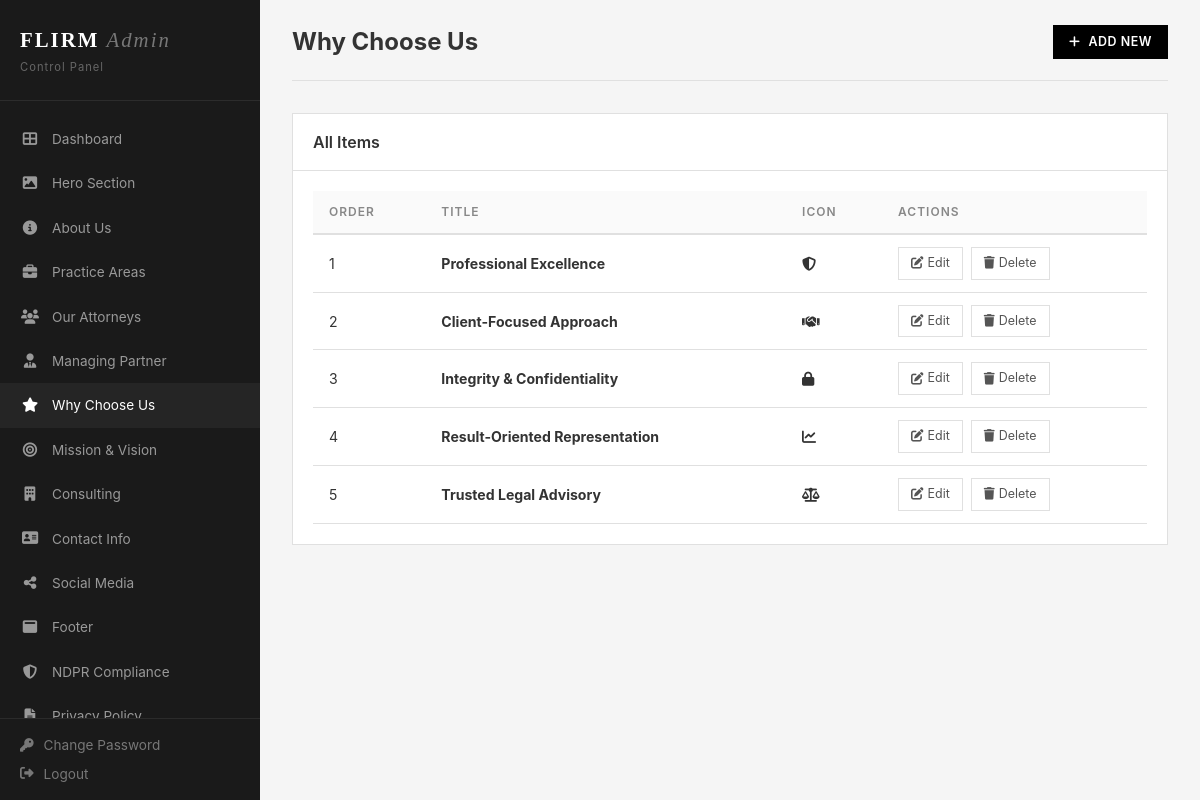
/admin/why-choose.php (signed in), run on the app's committed database.
### tables this page shows
CREATE TABLE why_choose_us (
    id INT PRIMARY KEY AUTO_INCREMENT,
    title VARCHAR(255) NOT NULL,
    description TEXT,
    icon_class VARCHAR(100) DEFAULT 'fa-star',
    display_order INT DEFAULT 0,
    is_active TINYINT(1) DEFAULT 1,
    created_at TIMESTAMP DEFAULT CURRENT_TIMESTAMP
);

### includes/db.php (called while the page is built, shortened)
<?php
class Database {
    private static $instance = null;
    private $conn;
    private function __construct() {
        try {
            $this->conn = new mysqli(DB_HOST, DB_USER, DB_PASS, DB_NAME);
            $this->conn->set_charset('utf8mb4');
        } catch (Throwable $e) {
            http_response_code(500);
            die('Database connection failed: ' . htmlspecialchars($e->getMessage()));
        }
    }
    public static function getInstance() {
        if (self::$instance === null) {
            self::$instance = new self();
        }
        return self::$instance;
    }
    public function query($sql) {
        return $this->conn->query($sql);
    }
    public function fetchAll($sql) {
        $result = $this->query($sql);
        $data = [];
        if ($result && $result->num_rows > 0) {
            while ($row = $result->fetch_assoc()) {
                $data[] = $row;
            }
        }
        return $data;
    }
}

### admin/why-choose.php (the view, shortened to what this page needs)
<?php require_once 'header.php'; ?>
<?php
$db = Database::getInstance();
$items = $db->fetchAll("SELECT * FROM why_choose_us ORDER BY display_order ASC");
?>
<div class="admin-header">
    <h1>Why Choose Us</h1>
    <a href="?action=add" class="btn btn-black btn-sm"><i class="fas fa-plus"></i> Add New</a>
</div>
<div class="card">
    <div class="card-header"><h3>All Items</h3></div>
    <div class="card-body">
        <?php if (empty($items)): ?>
        <p style="color:#888; text-align:center; padding:20px;">No items added yet.</p>
        <?php else: ?>
        <div class="table-wrap">
            <table>
                <thead><tr><th>Order</th><th>Title</th><th>Icon</th><th>Actions</th></tr></thead>
                <tbody>
                    <?php foreach ($items as $item): ?>
                    <tr>
                        <td><?= $item['display_order'] ?></td>
                        <td><strong><?= htmlspecialchars($item['title']) ?></strong></td>
                        <td><i class="fas <?= htmlspecialchars($item['icon_class']) ?>"></i></td>
                        <td>
                            <div class="actions">
                                <a href="?action=add&id=<?= $item['id'] ?>"><i class="fas fa-edit"></i> Edit</a>
                                <a href="?action=delete&id=<?= $item['id'] ?>" class="delete" onclick="return confirm('Delete this item?')"><i class="fas fa-trash"></i> Delete</a>
                            </div>
                        </td>
                    </tr>
                    <?php endforeach; ?>
                </tbody>
            </table>
        </div>
        <?php endif; ?>
    </div>
</div>
<?php require_once 'footer.php'; ?>

### admin/css/admin.css (style rules this page uses)
:root { --admin-black: #111; --admin-white: #fff; --admin-gray: #f5f5f5; --admin-border: #e0e0e0; --admin-text: #333; --admin-muted: #888; --admin-sidebar: #1a1a1a; }
* { margin: 0; padding: 0; box-sizing: border-box; }
body { font-family: -apple-system, BlinkMacSystemFont, 'Segoe UI', Roboto, sans-serif; background: var(--admin-gray); color: var(--admin-text); font-size: 14px; line-height: 1.5; }
a { color: inherit; text-decoration: none; }
.btn { display: inline-flex; align-items: center; gap: 8px; padding: 12px 28px; font-size: 0.85rem; font-weight: 600; letter-spacing: 0.5px; text-transform: uppercase; border: none; cursor: pointer; transition: all 0.3s; }
.btn-black { background: #000; color: #fff; }
.btn-sm { padding: 8px 16px; font-size: 0.78rem; }
.admin-header { display: flex; align-items: center; justify-content: space-between; margin-bottom: 32px; padding-bottom: 20px; border-bottom: 1px solid var(--admin-border); }
.admin-header h1 { font-size: 1.5rem; font-weight: 700; }
.card { background: #fff; border: 1px solid var(--admin-border); margin-bottom: 24px; }
.card-header { padding: 16px 20px; border-bottom: 1px solid var(--admin-border); display: flex; align-items: center; justify-content: space-between; }
.card-header h3 { font-size: 1rem; font-weight: 600; }
.card-body { padding: 20px; }
.table-wrap { overflow-x: auto; }
table { width: 100%; border-collapse: collapse; }
table th { text-align: left; padding: 12px 16px; font-size: 0.75rem; font-weight: 600; text-transform: uppercase; letter-spacing: 1px; color: #888; border-bottom: 2px solid var(--admin-border); background: #fafafa; }
table td { padding: 12px 16px; font-size: 0.88rem; border-bottom: 1px solid var(--admin-border); vertical-align: middle; }
.actions { display: flex; gap: 8px; }
.actions a, .actions button { padding: 6px 12px; font-size: 0.78rem; border: 1px solid var(--admin-border); background: #fff; cursor: pointer; transition: all 0.3s; color: #555; text-decoration: none; display: inline-flex; align-items: center; gap: 4px; }

### data on the page
why_choose_us: display_order "1", title "Professional Excellence"
why_choose_us: display_order "2", title "Client-Focused Approach"
why_choose_us: display_order "3", title "Integrity & Confidentiality"
why_choose_us: display_order "4", title "Result-Oriented Representation"
why_choose_us: display_order "5", title "Trusted Legal Advisory"
